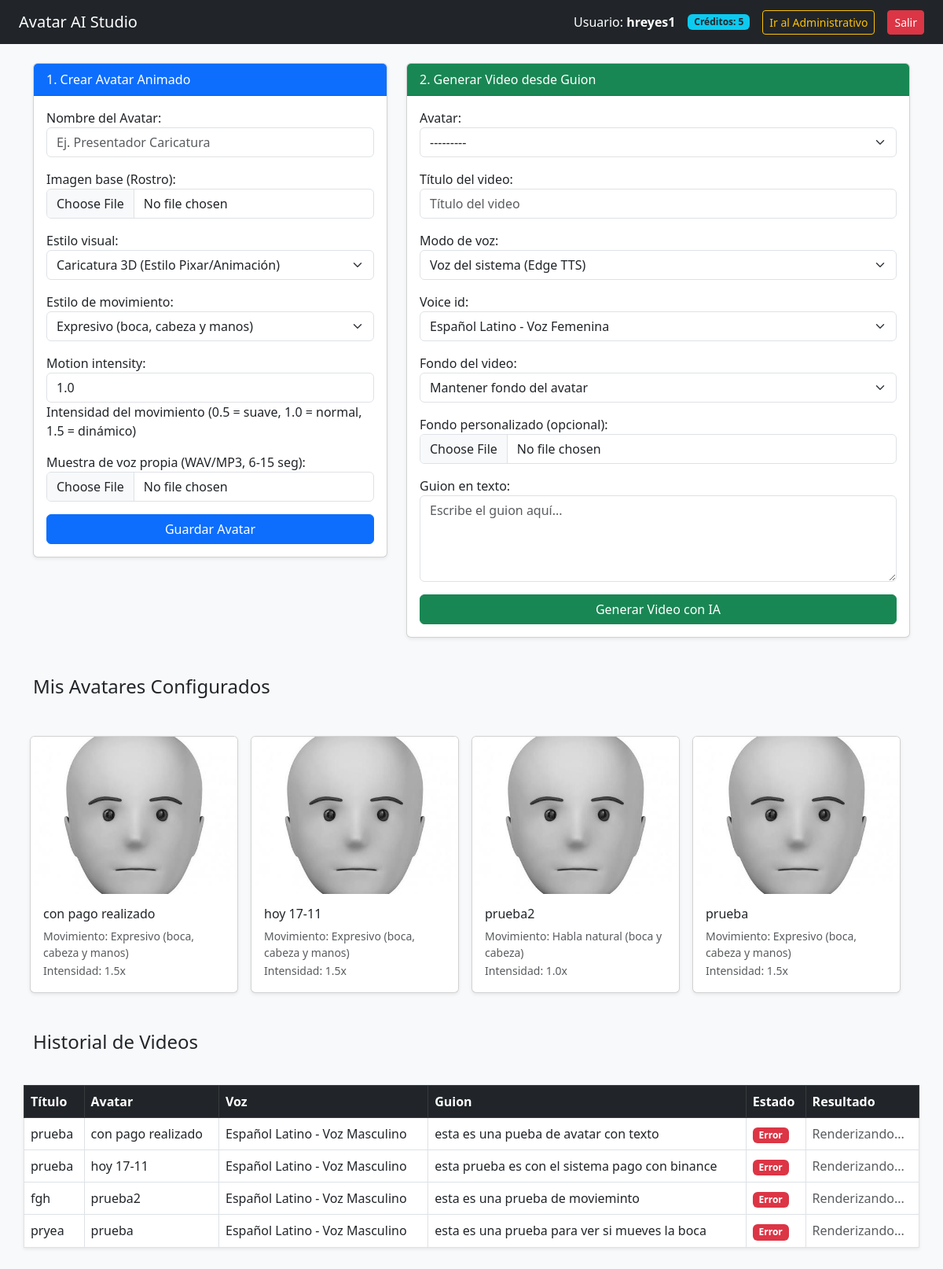
The page /studio/ (signed in) on the database its author committed.
### apps/users/models.py (models this page shows, shortened)
class CustomUser(AbstractUser):
    class Role(models.TextChoices):
        ADMIN = 'ADMIN', 'Administrador'
        CREATOR = 'CREATOR', 'Creador de Contenido'
        REVIEWER = 'REVIEWER', 'Revisor / Cliente'
    role = models.CharField(
        max_length=20,
        choices=Role.choices,
        default=Role.CREATOR,
        verbose_name="Rol del sistema"
    )
    video_credits = models.PositiveIntegerField(
        default=5,
        verbose_name="Créditos de video disponibles"
    )
    def is_admin_role(self):
        return self.role == self.Role.ADMIN or self.is_superuser

### apps/studio/models.py (models this page shows, shortened)
class Avatar(models.Model):
    class VisualStyle(models.TextChoices):
        ORIGINAL = 'original', 'Foto Original'
        CARTOON_3D = 'cartoon_3d', 'Caricatura 3D (Estilo Pixar/Animación)'
        ANIME_2D = 'anime_2d', 'Ilustración 2D / Cómic'
    class MotionStyle(models.TextChoices):
        NATURAL_TALK = 'natural_talk', 'Habla natural (boca y cabeza)'
        EXPRESSIVE = 'expressive', 'Expresivo (boca, cabeza y manos)'
        PRESENTER = 'presenter', 'Presentador corporativo'
        FRIENDLY_SMILE = 'friendly_smile', 'Amigable y sonriente'
    user = models.ForeignKey(settings.AUTH_USER_MODEL, on_delete=models.CASCADE, related_name='avatars')
    name = models.CharField(max_length=100, verbose_name="Nombre del Avatar")
    source_image = models.ImageField(upload_to='avatars/sources/', verbose_name="Imagen base (Rostro)")
    processed_avatar = models.ImageField(upload_to='avatars/processed/', null=True, blank=True)
    visual_style = models.CharField(
        max_length=20,
        choices=VisualStyle.choices,
        default=VisualStyle.CARTOON_3D,
        verbose_name="Estilo visual"
    )
    motion_style = models.CharField(
        max_length=30,
        choices=MotionStyle.choices,
        default=MotionStyle.EXPRESSIVE,
        verbose_name="Estilo de movimiento"
    )
    motion_intensity = models.FloatField(
        default=1.0,
        help_text="Intensidad del movimiento (0.5 = suave, 1.0 = normal, 1.5 = dinámico)"
    )
    created_at = models.DateTimeField(auto_now_add=True)
    def __str__(self):
        return f"{self.name} ({self.user.username})"
    voice_sample = models.FileField(
        upload_to='avatars/voices/',
        blank=True,
        null=True,
        verbose_name="Muestra de voz propia (WAV/MP3, 6-15 seg)"
    )

class VideoProject(models.Model):
    class VoiceMode(models.TextChoices):
        SYSTEM = 'system', 'Voz del sistema (Edge TTS)'
        CLONED = 'cloned', 'Clonar voz propia del avatar'
        UPLOADED = 'uploaded', 'Subir audio grabado directamente'
    class Status(models.TextChoices):
        PENDING = 'PENDING', 'En cola'
        PROCESSING = 'PROCESSING', 'Generando animación'
        COMPLETED = 'COMPLETED', 'Completado'
        FAILED = 'FAILED', 'Error'
    class VoiceOption(models.TextChoices):
        ES_FEMALE_1 = 'es-ES-ElviraNeural', 'Español - Voz Femenina (Profesional)'
        ES_MALE_1 = 'es-ES-AlvaroNeural', 'Español - Voz Masculina (Narrador)'
        LATAM_FEMALE = 'es-MX-DaliaNeural', 'Español Latino - Voz Femenina'
        LATAM_MALE = 'es-MX-JorgeNeural', 'Español Latino - Voz Masculino'
    class BackgroundOption(models.TextChoices):
        KEEP_ORIGINAL = 'original', 'Mantener fondo del avatar'
        OFFICE = 'office', 'Oficina Moderna'
        STUDIO = 'studio', 'Estudio de Noticias / Podcast'
        CUSTOM = 'custom', 'Imagen de fondo personalizada'
    class BackgroundChoice(models.TextChoices):
        ORIGINAL = 'original', 'Mantener fondo original'
        GREENSCREEN = 'greenscreen', 'Fondo Verde (Chroma Key)'
        OFFICE = 'office', 'Oficina Moderna'
        STUDIO = 'studio', 'Estudio Profesional'
        CUSTOM = 'custom', 'Imagen personalizada'
    user = models.ForeignKey(settings.AUTH_USER_MODEL, on_delete=models.CASCADE, related_name='videos')
    avatar = models.ForeignKey(Avatar, on_delete=models.CASCADE, related_name='videos')
    title = models.CharField(max_length=150, verbose_name="Título del video")
    script_text = models.TextField(verbose_name="Guion en texto")
    voice_id = models.CharField(max_length=50, choices=VoiceOption.choices, default=VoiceOption.LATAM_FEMALE)
    background_choice = models.CharField(
        max_length=20,
        choices=BackgroundOption.choices,
        default=BackgroundOption.KEEP_ORIGINAL,
        verbose_name="Fondo del video"
    )
    custom_background = models.ImageField(
        upload_to='videos/backgrounds/',
        null=True,
        blank=True,
        verbose_name="Fondo personalizado (opcional)"
    )
    status = models.CharField(max_length=20, choices=Status.choices, default=Status.PENDING)
    output_video = models.FileField(upload_to='videos/outputs/', null=True, blank=True)
    external_job_id = models.CharField(max_length=255, blank=True, null=True)
    created_at = models.DateTimeField(auto_now_add=True)
    voice_mode = models.CharField(
        max_length=20,
        choices=VoiceMode.choices,
        default=VoiceMode.SYSTEM,
        verbose_name="Modo de voz"
    )
    custom_audio = models.FileField(
        upload_to='videos/custom_audios/',
        blank=True,
        null=True,
        verbose_name="Audio grabado propio (opcional)"
    )

### apps/studio/views.py (the view, shortened to what this page needs)
# urls.py: path('', studio_home_view, name='studio_home'),
@login_required
@role_required(allowed_roles=['ADMIN', 'CREATOR'])
def studio_home_view(request):
    avatars = Avatar.objects.filter(user=request.user).order_by('-created_at')
    videos = VideoProject.objects.filter(user=request.user).order_by('-created_at')
    avatar_form = AvatarForm()
    video_form = VideoProjectForm(user=request.user)
    context = {
        'avatars': avatars,
        'videos': videos,
        'avatar_form': avatar_form,
        'video_form': video_form,
    }
    return render(request, 'studio/home.html', context)

### apps/studio/forms.py
class AvatarForm(forms.ModelForm):
    class Meta:
        model = Avatar
        fields = [
            'name',
            'source_image',
            'visual_style',
            'motion_style',
            'motion_intensity',
            'voice_sample',
        ]
        widgets = {
            'name': forms.TextInput(attrs={'class': 'form-control', 'placeholder': 'Ej. Presentador Caricatura'}),
            'source_image': forms.FileInput(attrs={'class': 'form-control', 'accept': 'image/*'}),
            'visual_style': forms.Select(attrs={'class': 'form-select'}),
            'motion_style': forms.Select(attrs={'class': 'form-select'}),
            'motion_intensity': forms.NumberInput(attrs={'class': 'form-control', 'step': '0.1', 'min': '0.3', 'max': '2.0'}),
            'voice_sample': forms.FileInput(attrs={'class': 'form-control', 'accept': 'audio/*'}),
        }

### templates/studio/home.html (shortened to what this page needs)
<!DOCTYPE html>
<html lang="es">
<head>
    <link href="https://cdn.jsdelivr.net/npm/bootstrap@5.3.0/dist/css/bootstrap.min.css" rel="stylesheet">
</head>
<body class="bg-light">
<nav class="navbar navbar-dark bg-dark px-4">
    <span class="navbar-brand">Avatar AI Studio</span>
    <div class="d-flex align-items-center gap-3 text-white">
        <span>Usuario: <strong>{{ request.user.username }}</strong></span>
        <span class="badge bg-info text-dark">Créditos: {{ request.user.video_credits }}</span>
        {% if request.user.is_admin_role %}
            <a href="{% url 'admin_dashboard' %}" class="btn btn-outline-warning btn-sm">Ir al Administrativo</a>
        {% endif %}
        <form action="{% url 'logout' %}" method="post" class="m-0">{% csrf_token %}<button class="btn btn-danger btn-sm">Salir</button></form>
    </div>
</nav>
<div class="container py-4">
    <div class="row g-4">
        <div class="col-md-5">
            <div class="card shadow-sm">
                <div class="card-header bg-primary text-white">1. Crear Avatar Animado</div>
                <div class="card-body">
                    <form method="post" enctype="multipart/form-data">
                        {{ avatar_form.as_p }}
                        <button type="submit" name="create_avatar" class="btn btn-primary w-100">Guardar Avatar</button>
                    </form>
                </div>
            </div>
        </div>
        <div class="col-md-7">
            <div class="card shadow-sm">
                <div class="card-header bg-success text-white">2. Generar Video desde Guion</div>
                <div class="card-body">
                    <form method="post" enctype="multipart/form-data">
                        {{ video_form.as_p }}
                        <button type="submit" name="create_video" class="btn btn-success w-100">Generar Video con IA</button>
                    </form>
                </div>
            </div>
        </div>
    <h4 class="mt-5 mb-3">Mis Avatares Configurados</h4>
    <div class="row g-3">
        {% for avatar in avatars %}
        <div class="col-md-3">
            <div class="card h-100 shadow-sm">
                <img src="{{ avatar.source_image.url }}" class="card-img-top" style="height: 200px; object-fit: cover;">
                <div class="card-body">
                    <h6 class="card-title">{{ avatar.name }}</h6>
                    <small class="text-muted d-block">Movimiento: {{ avatar.get_motion_style_display }}</small>
                    <small class="text-muted">Intensidad: {{ avatar.motion_intensity }}x</small>
                </div>
            </div>
        </div>
        {% empty %}
        <p class="text-muted">Aún no has creado ningún avatar.</p>
        {% endfor %}
    </div>
    <h4 class="mt-5 mb-3">Historial de Videos</h4>
    <table class="table table-bordered bg-white shadow-sm align-middle">
        <thead class="table-dark">
            <tr>
                <th>Título</th>
                <th>Avatar</th>
                <th>Voz</th>
                <th>Guion</th>
                <th>Estado</th>
                <th>Resultado</th>
            </tr>
        </thead>
        <tbody>
            {% for video in videos %}
            <tr>
                <td>{{ video.title }}</td>
                <td>{{ video.avatar.name }}</td>
                <td>{{ video.get_voice_id_display }}</td>
                <td>{{ video.script_text|truncatechars:60 }}</td>
                <td>
                    {% if video.status == 'COMPLETED' %}
                        <span class="badge bg-success">{{ video.get_status_display }}</span>
                    {% elif video.status == 'PROCESSING' or video.status == 'PENDING' %}
                        <span class="badge bg-warning text-dark status-pending">{{ video.get_status_display }}...</span>
                    {% else %}
                        <span class="badge bg-danger">{{ video.get_status_display }}</span>
                    {% endif %}
                </td>
                <td>
                    {% if video.output_video %}
                        <video width="220" controls class="rounded shadow-sm">
                            <source src="{{ video.output_video.url }}" type="video/mp4">
                        </video>
                        <br>
                        <a href="{{ video.output_video.url }}" download class="btn btn-sm btn-outline-primary mt-1">Descargar MP4</a>
                    {% else %}
                        <span class="text-muted">Renderizando...</span>
                    {% endif %}
                </td>
            </tr>
            {% empty %}
            <tr><td colspan="6" class="text-center text-muted">No hay videos generados todavía.</td></tr>
            {% endfor %}
        </tbody>
    </table>
</div>
</body>
</html>

### rows shown on the page
CustomUser: user.username "hreyes1", user.video_credits "5"
Avatar: source_image (picture), name "con pago realizado", motion_style "Expresivo (boca, cabeza y manos)", motion_intensity "1.5"
Avatar: source_image (picture), name "hoy 17-11", motion_style "Expresivo (boca, cabeza y manos)", motion_intensity "1.5"
Avatar: source_image (picture), name "prueba2", motion_style "Habla natural (boca y cabeza)", motion_intensity "1.0"
Avatar: source_image (picture), name "prueba", motion_style "Expresivo (boca, cabeza y manos)", motion_intensity "1.5"
VideoProject: title "prueba", avatar.name "con pago realizado", voice_id "Español Latino - Voz Masculino", script_text "esta es una pueba de avatar con texto", status "Error", output_video "Renderizando..."
VideoProject: title "prueba", avatar.name "hoy 17-11", voice_id "Español Latino - Voz Masculino", script_text "esta prueba es con el sistema pago con binance", status "Error", output_video "Renderizando..."
VideoProject: title "fgh", avatar.name "prueba2", voice_id "Español Latino - Voz Masculino", script_text "esta es una prueba de movieminto", status "Error", output_video "Renderizando..."
VideoProject: title "pryea", avatar.name "prueba", voice_id "Español Latino - Voz Masculino", script_text "esta es una prueba para ver si mueves la boca", status "Error", output_video "Renderizando..."
